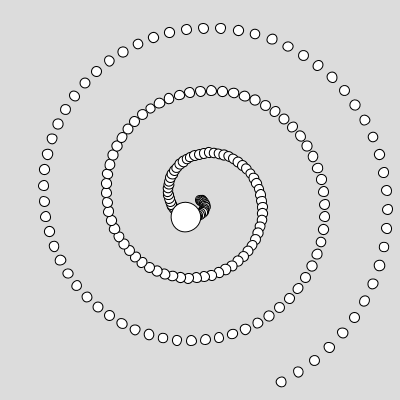
Frame 1 (no input)
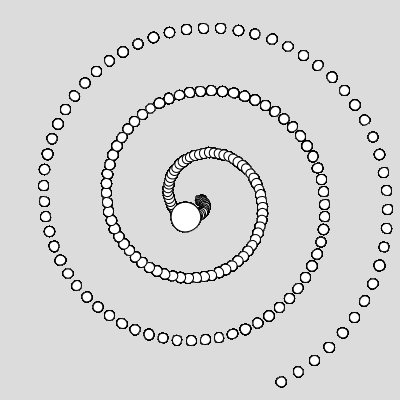
Frame 60 (the mouse pressed at the canvas centre just before this capture)
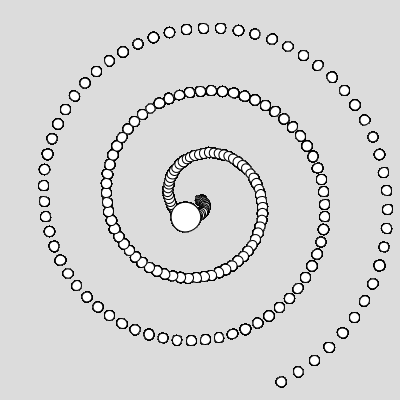
Frame 120 (the mouse held since frame 60 and released just before this capture)

The Processing sketch that drew these frames (run headless with seeded random() and noise(); from frame 60 on, the mouse is pressed at the canvas centre):

// Processing sketch: basicRotation
// ── basicRotation.pde
void setup() {
  size(400, 400);
  background(220);
}

void draw() {
  translate(width / 2, height / 2);
  for (int i = 0; i < 200; i++) {
    rotate(0.1);
    ellipse(i, 0, 10, 10);
  }
  // add more comments
  /// lots of sweat and braincells were killer
  ellipse(10, 20, 30, 30);
}
